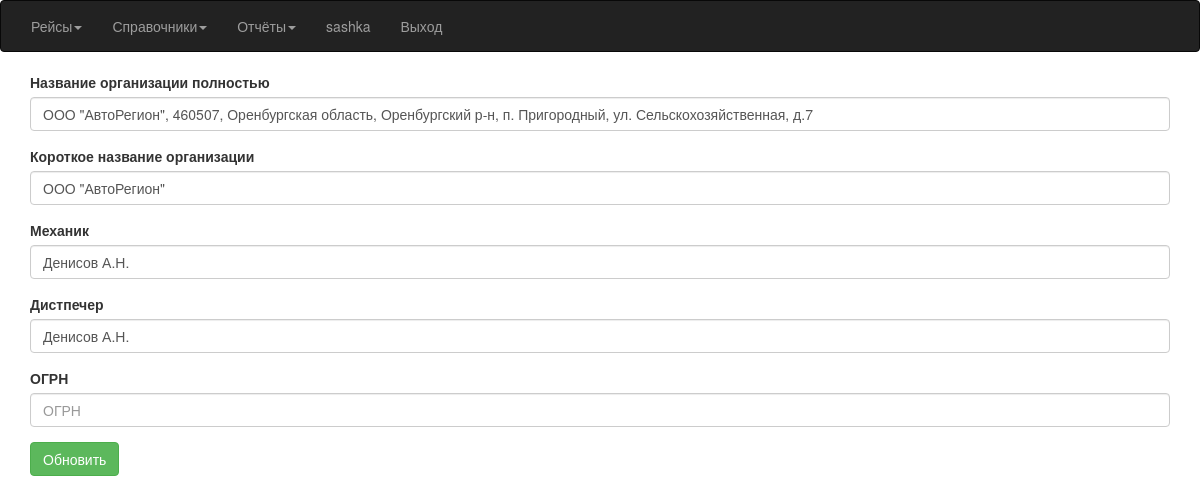
/Constants (signed in), run on the app's committed database.
### Avtoregion/models.py (models this page shows)
class Constants(models.Model):
    organization_unit_full = models.CharField(max_length=256, blank=True)
    organization_unit_small = models.CharField(max_length=50, blank=True)
    mechanic = models.CharField(max_length=50, blank=True)
    dispatcher = models.CharField(max_length=50, blank=True)
    ogrn = models.CharField(max_length=13, blank=True)

### Avtoregion/views.py (the view, shortened to what this page needs)
# urls.py: url(r'^Constants$', views.ConstantsViewList.as_view(), name='Constants'),
class ConstantsViewList(PermissionRequiredMixin, FormMixin, ListView):
    model = Constants
    template_name = 'Avtoregion/update_form.html'
    permission_required = ('constants.update_constants',)
    context_object_name = 'qConstants'
    def get(self, request, *args, **kwargs):
        return super().get(request, *args, **kwargs)
    def get_context_data(self, **kwargs):
        cxt = super(ListView, self).get_context_data(**kwargs)
        cnst, created = Constants.objects.get_or_create(pk=1)
        cxt['form'] = ConstantForm(instance=cnst)
        return cxt

### Avtoregion/forms.py
class ConstantForm(ModelForm):
    class Meta:
        model = Constants
        fields = '__all__'
        labels = {'organization_unit_full': 'Название организации полностью',
                  'organization_unit_small': 'Короткое название организации',
                  'mechanic': 'Механик', 'dispatcher': 'Дистпечер', 'ogrn': 'ОГРН'}

### templates/Avtoregion/update_form.html (shortened to what this page needs)
{% extends "index.html" %}
{% load bootstrap3 %}
{% block content %}
 <div class="container table-responsive">
 <form action="" method="post">
 {% for field in form %}
	 {% bootstrap_field field %}
 {% endfor %}
	  {% buttons %}
        <button class="btn btn-success"> {% bootstrap_icon "star" %} Обновить</button>
	  {% endbuttons %}
</form>
 </div>
{% endblock %}

### templates/index.html (shortened to what this page needs)
{% load static %}
<!DOCTYPE html>
<html lang="ru">
<head>
	<link rel="stylesheet" href="{% static "css/bootstrap.min.css" %}">
	<link rel="stylesheet" href="https://cdnjs.cloudflare.com/ajax/libs/font-awesome/4.7.0/css/font-awesome.min.css">
	<link rel="stylesheet" href="{% static "css/daterangepicker.css" %}">
</head>
{% if user.is_anonymous %}
    <body>
    {% block login %}
    {% endblock %}
    </body>
{% else %}
    <body>
    <nav class="navbar navbar-inverse">
	    <div class="container-fluid">
		    <ul class="nav navbar-nav">
			    <li class="dropdown">
				    <a class="dropdown-toggle" data-toggle="dropdown" href="{% url 'Race' %}">Рейсы<span class="caret"></span></a>
			    </li>
			    <li class="dropdown">
				    <a class="dropdown-toggle" href="index.html" data-toggle="dropdown">Справочники<span class="caret"></span></a>
			    </li>
			    <li class="dropdown">
				    <a class="dropdown-toggle" data-toggle="dropdown" href="index.html">Отчёты<span class="caret"></span></a>
			    </li>
			    <li class="navbar-text">{{ user }}</li>
			    <li><a class="navbar-link" href="{% url 'logout' %}">Выход</a></li>
		    </ul>
	    </div>
    </nav>
		{% block content %}
		{% endblock %}
    </body>
{% endif %}
</html>

### data on the page
Constants: organization_unit_full "ООО \"АвтоРегион\", 460507, Оренбургская область, Оренбургский р-н, п. Пригородный, ул. Сельскохозяйственная, д.7" "ООО \"АвтоРегион\"" "Денисов А.Н." "Денисов А.Н."

### other printed values
{{ user }} "sashka"
